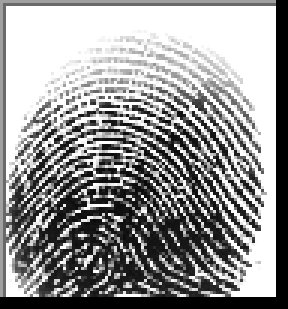
#> input picture SOCOFing/Real/104__M_Left_little_finger.BMP, 96 x 103 px (shown 3 times larger); its folder holds only this picture in this run
$ python build_database.py   (older library calls are emulated)
#> lines starting #> are read from the running program, lines starting #| are printed output that depends on the picture; after the words box and inside, x2 and y2 are one past the last pixel; in counts of white or black regions, pixels touching at a corner belong together
### SOCOFing/code/preprocess.py
# ============================================================================
# Preprocessing - Image Loading, Segmentation, Enhancement
# ============================================================================

import cv2
import numpy as np
from PIL import Image
import logging

import config

logger = logging.getLogger(__name__)

# ============================================================================
# 1. Load BMP Image
# ============================================================================
def load_bmp(image_path):
    """Load BMP image using OpenCV (BGR format)"""
    try:
        img = cv2.imread(image_path)
#> img is the input picture: shape (103, 96, 3); min 0, max 255, mean 150.8
        if img is None:
            logger.error(f"Failed to load image: {image_path}")
            return None
        logger.debug(f"Loaded image: {image_path}, shape={img.shape}")
        return img
    except Exception as e:
        logger.error(f"Error loading {image_path}: {e}")
        return None

# ============================================================================
# 2. Convert to Grayscale
# ============================================================================
def to_grayscale(img):
    """Convert BGR image to grayscale"""
    if img is None:
        return None
    gray = cv2.cvtColor(img, cv2.COLOR_BGR2GRAY)
    return gray

# ============================================================================
# 3. Resize to Standard Size
# ============================================================================
def resize_image(img, size=config.IMAGE_SIZE):
    """Resize image to standard size"""
#> called with size = 512
    if img is None:
        return None
    resized = cv2.resize(img, (size, size), interpolation=cv2.INTER_CUBIC)
    return resized

# ============================================================================
# 4. Segmentation (Fingerprint Region Detection)
# ============================================================================
def segment_fingerprint(img):
    """Segment fingerprint region using Otsu thresholding"""
    if img is None:
        return None, None

    # Apply Gaussian blur first
    blurred = cv2.GaussianBlur(img, (5, 5), 0)

    # Otsu thresholding
    _, binary = cv2.threshold(blurred, config.BINARIZATION_THRESHOLD, 255,
                              cv2.THRESH_BINARY | cv2.THRESH_OTSU)
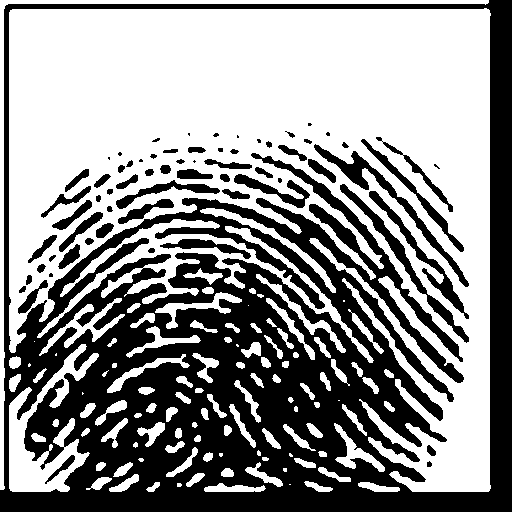
#> binary: shape (512, 512); 56.9% white; 67 black regions (15 under 20 px), largest, box (x1, y1, x2, y2) and area: (0, 0, 512, 512) 99530, (314, 144, 469, 287) 1816, (340, 184, 469, 343) 1570

    # Morphological operations to clean up
    kernel = cv2.getStructuringElement(cv2.MORPH_ELLIPSE,
                                       (config.MORPHOLOGY_KERNEL_SIZE,
                                        config.MORPHOLOGY_KERNEL_SIZE))
    binary = cv2.morphologyEx(binary, cv2.MORPH_CLOSE, kernel,
                             iterations=config.MORPHOLOGY_ITERATIONS)
#> binary: shape (512, 512); 66.3% white; 91 black regions, largest, box (x1, y1, x2, y2) and area: (0, 0, 512, 512) 66156, (228, 204, 362, 325) 2882, (16, 305, 70, 404) 2374
    binary = cv2.morphologyEx(binary, cv2.MORPH_OPEN, kernel,
                             iterations=1)
#> binary: shape (512, 512); 65.6% white; 61 black regions (1 under 20 px), largest, box (x1, y1, x2, y2) and area: (0, 0, 512, 512) 76924, (48, 248, 94, 326) 1215, (252, 229, 324, 287) 794

    return binary, None

# ============================================================================
# 5. CLAHE Enhancement (Contrast Limited Adaptive Histogram Equalization)
# ============================================================================
def apply_clahe(img):
    """Apply CLAHE to enhance contrast"""
    if img is None or not config.CLAHE_ENABLED:
        return img

    clahe = cv2.createCLAHE(clipLimit=config.CLAHE_CLIP_LIMIT,
                           tileGridSize=config.CLAHE_TILE_GRID_SIZE)
    enhanced = clahe.apply(img)
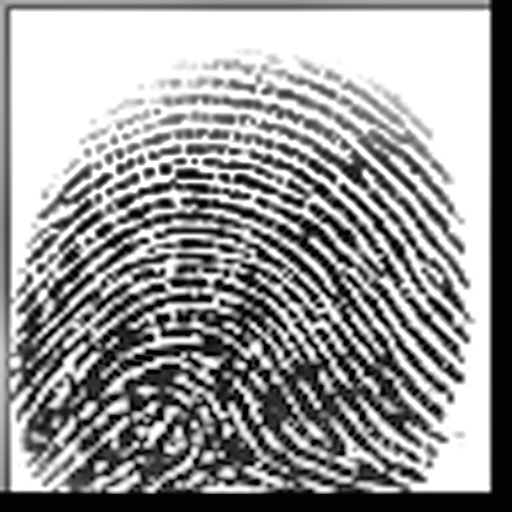
#> enhanced: shape (512, 512); min 1, max 255, mean 152.6
    return enhanced

# ============================================================================
# 6. Gabor Filter Enhancement
# ============================================================================
def apply_gabor_filter(img, mask=None):
    """Apply Gabor filter to enhance ridge structure"""
    if img is None or not config.GABOR_ENABLED:
        return img

    # Create Gabor kernel
    kernel_size = int(2 * np.ceil(3 * config.GABOR_SIGMA) + 1)
    kernel = cv2.getGaborKernel((kernel_size, kernel_size),
                                config.GABOR_SIGMA,
                                np.pi/4,  # 45 degree orientation
                                config.GABOR_WAVELENGTH,
                                0.5, 0)

    # Apply filter
    filtered = cv2.filter2D(img, -1, kernel)
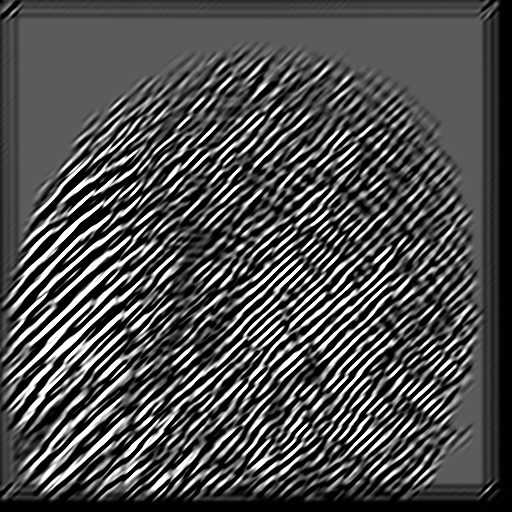
#> filtered: shape (512, 512); min 0, max 255, mean 76.7

    # Normalize
    filtered = cv2.normalize(filtered, None, 0, 255, cv2.NORM_MINMAX).astype(np.uint8)

    return filtered

# ============================================================================
# 7. Binarization
# ============================================================================
def binarize_image(img):
    """Binarize image"""
    if img is None:
        return None

    _, binary = cv2.threshold(img, config.BINARIZATION_THRESHOLD, 255,
                              cv2.THRESH_BINARY)
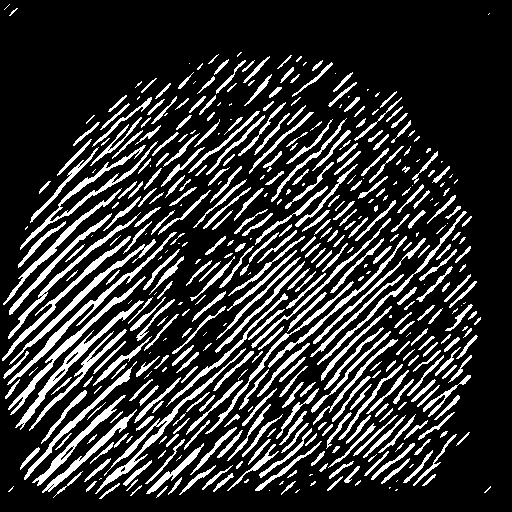
#> binary: shape (512, 512); 19.5% white; 468 white regions (118 under 20 px), largest, box (x1, y1, x2, y2) and area: (95, 348, 246, 494) 1172, (20, 141, 158, 250) 1140, (15, 300, 144, 430) 1109
    return binary

# ============================================================================
# 8. Skeletonization
# ============================================================================
def skeletonize_image(binary_img):
    """Skeletonize binary image to 1-pixel wide skeleton"""
    if binary_img is None:
        return None

    # Invert: white ridge, black background
    inverted = cv2.bitwise_not(binary_img)

    # Morphological skeleton
    kernel = cv2.getStructuringElement(cv2.MORPH_CROSS, (3, 3))
    skeleton = np.zeros_like(inverted)

    while True:
        eroded = cv2.morphologyEx(inverted, cv2.MORPH_ERODE, kernel)
        dilated = cv2.morphologyEx(eroded, cv2.MORPH_DILATE, kernel)
        temp = cv2.subtract(inverted, dilated)
        skeleton = cv2.bitwise_or(skeleton, temp)
        inverted = eroded.copy()

        if cv2.countNonZero(inverted) == 0:
            break
#> this loop made 112 passes
#> pass 1, in skeletonize_image, `dilated = cv2.morphologyEx(eroded, cv2.MORPH_DILATE, kernel)`:
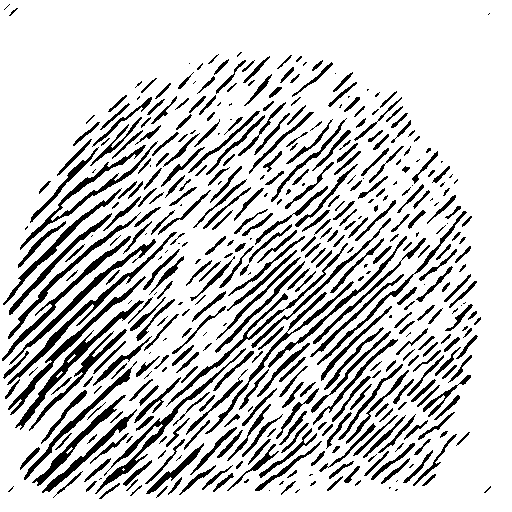
#> dilated: shape (512, 512); 80.4% white; 452 black regions (115 under 20 px), largest, box (x1, y1, x2, y2) and area: (95, 348, 246, 494) 1194, (20, 141, 158, 250) 1165, (15, 300, 144, 430) 1136
#> pass 1, in skeletonize_image, `temp = cv2.subtract(inverted, dilated)`:
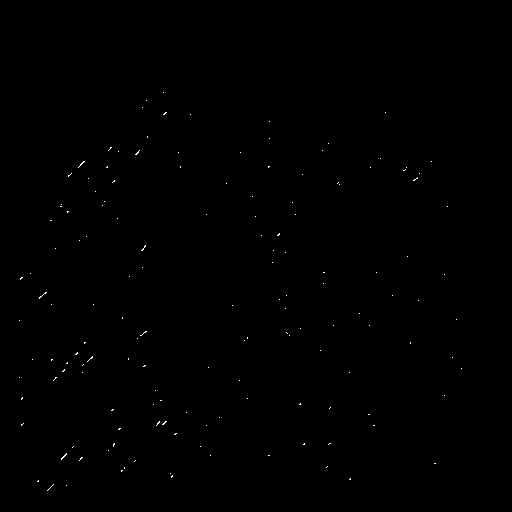
#> temp: shape (512, 512); 0.13% white in thin lines or dots, all inside (x1, y1, x2, y2) = (19, 92, 462, 491)
#> pass 2, in skeletonize_image, `eroded = cv2.morphologyEx(inverted, cv2.MORPH_ERODE, kernel)`:
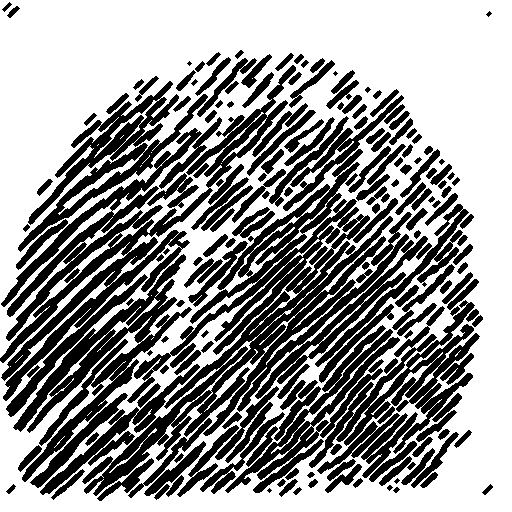
#> eroded: shape (512, 512); 58.8% white; 196 black regions (6 under 20 px), largest, box (x1, y1, x2, y2) and area: (82, 149, 428, 496) 23724, (0, 65, 296, 401) 15253, (13, 254, 192, 482) 8192
#> (the rest of the program and of its run is left out)
